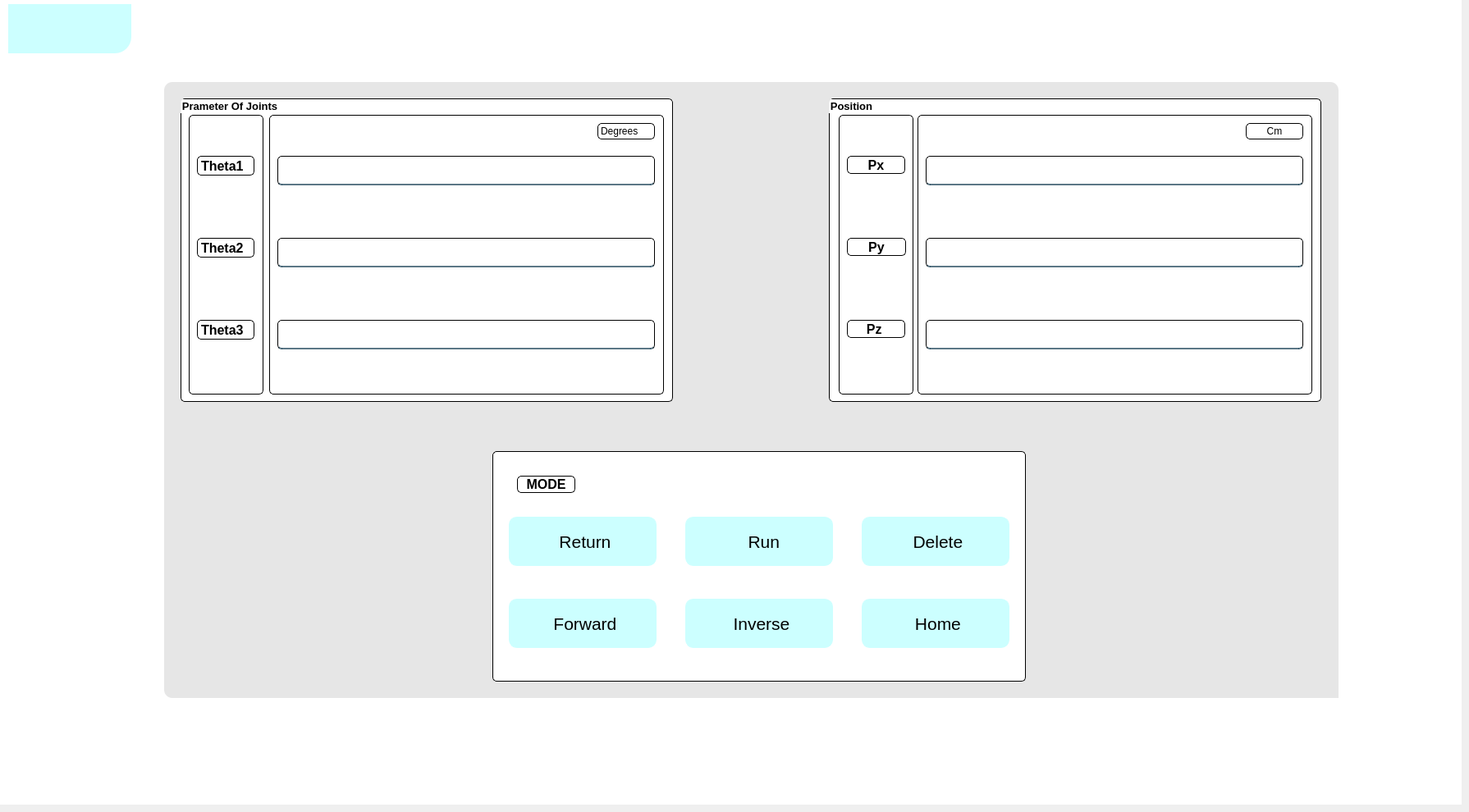
     <widget class="QWidget" name="page_Manual">
      <widget class="QWidget" name="Display_Manual" native="true">
       <property name="geometry">
        <rect>
         <x>0</x>
         <y>0</y>
         <width>1781</width>
         <height>981</height>
        </rect>
       </property>
       <property name="styleSheet">
        <string notr="true">background-color:rgba(255,255,255,255);</string>
       </property>
       <widget class="QPushButton" name="Button_Quaylai_4">
        <property name="geometry">
         <rect>
          <x>10</x>
          <y>5</y>
          <width>150</width>
          <height>60</height>
         </rect>
        </property>
        <property name="minimumSize">
         <size>
          <width>20</width>
          <height>20</height>
         </size>
        </property>
        <property name="maximumSize">
         <size>
          <width>190</width>
          <height>60</height>
         </size>
        </property>
        <property name="autoFillBackground">
         <bool>false</bool>
        </property>
        <property name="styleSheet">
         <string notr="true">QPushButton#Button_Quaylai_4{
   	border-bottom-right-radius :20px;
	font: 75 17pt &quot;MS Shell Dlg 2&quot;;
	
	/*border: 3px solid rgb(230, 230, 230);*/
	color: rgb(0, 0, 0);
	
	background-color: rgb(220, 220, 220);
	background-color: #CCFFFF;

}
QPushButton#Button_Quaylai_4:pressed{
padding-left :2px;
padding-top :2px;

	background-color: #0e71aa;
}
</string>
        </property>
        <property name="text">
         <string/>
        </property>
        <property name="icon">
         <iconset>
          <normaloff>icon/back.png</normaloff>icon/back.png</iconset>
        </property>
        <property name="iconSize">
         <size>
          <width>50</width>
          <height>50</height>
         </size>
        </property>
       </widget>
       <widget class="QFrame" name="frame_13">
        <property name="geometry">
         <rect>
          <x>200</x>
          <y>100</y>
          <width>1431</width>
          <height>751</height>
         </rect>
        </property>
        <property name="styleSheet">
         <string notr="true"> background-color: rgb(230, 230, 230);
 border-radius: 10px;</string>
        </property>
        <property name="frameShape">
         <enum>QFrame::StyledPanel</enum>
        </property>
        <property name="frameShadow">
         <enum>QFrame::Raised</enum>
        </property>
        <widget class="QFrame" name="frame_14">
         <property name="geometry">
          <rect>
           <x>1420</x>
           <y>560</y>
           <width>1421</width>
           <height>901</height>
          </rect>
         </property>
         <property name="styleSheet">
          <string notr="true"> background-color: rgb(230, 230, 230);
 border-radius: 10px;</string>
         </property>
         <property name="frameShape">
          <enum>QFrame::StyledPanel</enum>
         </property>
         <property name="frameShadow">
          <enum>QFrame::Raised</enum>
         </property>
        </widget>
        <widget class="QGroupBox" name="groupBox_2">
         <property name="geometry">
          <rect>
           <x>810</x>
           <y>20</y>
           <width>600</width>
           <height>370</height>
          </rect>
         </property>
         <property name="font">
          <font>
           <pointsize>10</pointsize>
           <weight>75</weight>
           <bold>true</bold>
          </font>
         </property>
         <property name="styleSheet">
          <string notr="true">gridline-color: rgb(0, 0, 0);
 background-color: rgb(255, 255, 255);
selection-color: rgb(85, 170, 255);
border: 1px solid black;
border-radius: 5px;
</string>
         </property>
         <property name="title">
          <string>Position</string>
         </property>
         <widget class="QWidget" name="widget_15" native="true">
          <property name="geometry">
           <rect>
            <x>12</x>
            <y>20</y>
            <width>91</width>
            <height>341</height>
           </rect>
          </property>
          <widget class="QLabel" name="label_7">
           <property name="geometry">
            <rect>
             <x>10</x>
             <y>50</y>
             <width>71</width>
             <height>22</height>
            </rect>
           </property>
           <property name="font">
            <font>
             <pointsize>12</pointsize>
             <weight>75</weight>
             <bold>true</bold>
            </font>
           </property>
           <property name="text">
            <string>Px</string>
           </property>
           <property name="alignment">
            <set>Qt::AlignCenter</set>
           </property>
          </widget>
          <widget class="QLabel" name="label_8">
           <property name="geometry">
            <rect>
             <x>10</x>
             <y>250</y>
             <width>71</width>
             <height>22</height>
            </rect>
           </property>
           <property name="font">
            <font>
             <pointsize>12</pointsize>
             <weight>75</weight>
             <bold>true</bold>
            </font>
           </property>
           <property name="text">
            <string>Pz </string>
           </property>
           <property name="alignment">
            <set>Qt::AlignCenter</set>
           </property>
          </widget>
          <widget class="QLabel" name="label_9">
           <property name="geometry">
            <rect>
             <x>10</x>
             <y>150</y>
             <width>72</width>
             <height>22</height>
            </rect>
           </property>
           <property name="font">
            <font>
             <pointsize>12</pointsize>
             <weight>75</weight>
             <bold>true</bold>
            </font>
           </property>
           <property name="text">
            <string>Py</string>
           </property>
           <property name="alignment">
            <set>Qt::AlignCenter</set>
           </property>
          </widget>
         </widget>
         <widget class="QWidget" name="widget_16" native="true">
          <property name="geometry">
           <rect>
            <x>108</x>
            <y>20</y>
            <width>481</width>
            <height>341</height>
           </rect>
          </property>
          <widget class="QLineEdit" name="Px">
           <property name="geometry">
            <rect>
             <x>10</x>
             <y>50</y>
             <width>460</width>
             <height>36</height>
            </rect>
           </property>
           <property name="font">
            <font>
             <pointsize>12</pointsize>
            </font>
           </property>
           <property name="styleSheet">
            <string notr="true">background-color:rgba(0, 0, 0, 0);

border-bottom:2px solid rgba(46, 82, 101, 200);

padding-bottom:7px;</string>
           </property>
           <property name="alignment">
            <set>Qt::AlignCenter</set>
           </property>
          </widget>
          <widget class="QLineEdit" name="Py">
           <property name="geometry">
            <rect>
             <x>10</x>
             <y>150</y>
             <width>460</width>
             <height>36</height>
            </rect>
           </property>
           <property name="font">
            <font>
             <pointsize>12</pointsize>
            </font>
           </property>
           <property name="styleSheet">
            <string notr="true">background-color:rgba(0, 0, 0, 0);

border-bottom:2px solid rgba(46, 82, 101, 200);
color:rgba(0, 0, 0, 240);
padding-bottom:7px;</string>
           </property>
           <property name="alignment">
            <set>Qt::AlignCenter</set>
           </property>
          </widget>
          <widget class="QLineEdit" name="Pz">
           <property name="geometry">
            <rect>
             <x>10</x>
             <y>250</y>
             <width>460</width>
             <height>36</height>
            </rect>
           </property>
           <property name="font">
            <font>
             <pointsize>12</pointsize>
            </font>
           </property>
           <property name="styleSheet">
            <string notr="true">background-color:rgba(0, 0, 0, 0);

border-bottom:2px solid rgba(46, 82, 101, 200);
color:rgba(0, 0, 0, 240);
padding-bottom:7px;</string>
           </property>
           <property name="alignment">
            <set>Qt::AlignCenter</set>
           </property>
          </widget>
          <widget class="QLabel" name="label_24">
           <property name="geometry">
            <rect>
             <x>400</x>
             <y>10</y>
             <width>70</width>
             <height>20</height>
            </rect>
           </property>
           <property name="text">
            <string>Cm</string>
           </property>
           <property name="alignment">
            <set>Qt::AlignCenter</set>
           </property>
          </widget>
         </widget>
        </widget>
        <widget class="QGroupBox" name="groupBox">
         <property name="geometry">
          <rect>
           <x>20</x>
           <y>20</y>
           <width>600</width>
           <height>370</height>
          </rect>
         </property>
         <property name="font">
          <font>
           <pointsize>10</pointsize>
           <weight>75</weight>
           <bold>true</bold>
          </font>
         </property>
         <property name="styleSheet">
          <string notr="true">gridline-color: rgb(0, 0, 0);
 background-color: rgb(255, 255, 255);
selection-color: rgb(85, 170, 255);
border: 1px solid black;
border-radius: 5px;

</string>
         </property>
         <property name="title">
          <string>Prameter Of Joints</string>
         </property>
         <widget class="QWidget" name="widget_13" native="true">
          <property name="geometry">
           <rect>
            <x>10</x>
            <y>20</y>
            <width>91</width>
            <height>341</height>
           </rect>
          </property>
          <widget class="QLabel" name="label_2">
           <property name="geometry">
            <rect>
             <x>10</x>
             <y>250</y>
             <width>70</width>
             <height>24</height>
            </rect>
           </property>
           <property name="font">
            <font>
             <pointsize>12</pointsize>
             <weight>75</weight>
             <bold>true</bold>
            </font>
           </property>
           <property name="text">
            <string>Theta3</string>
           </property>
          </widget>
          <widget class="QLabel" name="label_3">
           <property name="geometry">
            <rect>
             <x>10</x>
             <y>150</y>
             <width>70</width>
             <height>24</height>
            </rect>
           </property>
           <property name="font">
            <font>
             <pointsize>12</pointsize>
             <weight>75</weight>
             <bold>true</bold>
            </font>
           </property>
           <property name="text">
            <string>Theta2</string>
           </property>
          </widget>
          <widget class="QLabel" name="label_4">
           <property name="geometry">
            <rect>
             <x>10</x>
             <y>50</y>
             <width>70</width>
             <height>24</height>
            </rect>
           </property>
           <property name="font">
            <font>
             <pointsize>12</pointsize>
             <weight>75</weight>
             <bold>true</bold>
            </font>
           </property>
           <property name="text">
            <string>Theta1</string>
           </property>
          </widget>
         </widget>
         <widget class="QWidget" name="widget_2" native="true">
          <property name="geometry">
           <rect>
            <x>108</x>
            <y>20</y>
            <width>481</width>
            <height>341</height>
           </rect>
          </property>
          <widget class="QLineEdit" name="theta1">
           <property name="geometry">
            <rect>
             <x>10</x>
             <y>50</y>
             <width>460</width>
             <height>36</height>
            </rect>
           </property>
           <property name="font">
            <font>
             <pointsize>12</pointsize>
            </font>
           </property>
           <property name="styleSheet">
            <string notr="true">background-color:rgba(0, 0, 0, 0);

border-bottom:2px solid rgba(46, 82, 101, 200);

padding-bottom:7px;</string>
           </property>
           <property name="alignment">
            <set>Qt::AlignCenter</set>
           </property>
          </widget>
          <widget class="QLineEdit" name="theta2">
           <property name="geometry">
            <rect>
             <x>10</x>
             <y>150</y>
             <width>460</width>
             <height>36</height>
            </rect>
           </property>
           <property name="font">
            <font>
             <pointsize>12</pointsize>
            </font>
           </property>
           <property name="styleSheet">
            <string notr="true">background-color:rgba(0, 0, 0, 0);

border-bottom:2px solid rgba(46, 82, 101, 200);
color:rgba(0, 0, 0, 240);
padding-bottom:7px;</string>
           </property>
           <property name="alignment">
            <set>Qt::AlignCenter</set>
           </property>
          </widget>
          <widget class="QLineEdit" name="theta3">
           <property name="geometry">
            <rect>
             <x>10</x>
             <y>250</y>
             <width>460</width>
             <height>36</height>
            </rect>
           </property>
           <property name="font">
            <font>
             <pointsize>12</pointsize>
            </font>
           </property>
           <property name="styleSheet">
            <string notr="true">background-color:rgba(0, 0, 0, 0);

border-bottom:2px solid rgba(46, 82, 101, 200);
color:rgba(0, 0, 0, 240);
padding-bottom:7px;</string>
           </property>
           <property name="alignment">
            <set>Qt::AlignCenter</set>
           </property>
          </widget>
          <widget class="QLabel" name="label_23">
           <property name="geometry">
            <rect>
             <x>400</x>
             <y>10</y>
             <width>70</width>
             <height>20</height>
            </rect>
           </property>
           <property name="text">
            <string>Degrees</string>
           </property>
          </widget>
         </widget>
        </widget>
        <widget class="QWidget" name="widget_3" native="true">
         <property name="geometry">
          <rect>
           <x>400</x>
           <y>450</y>
           <width>650</width>
           <height>281</height>
          </rect>
         </property>
         <property name="styleSheet">
          <string notr="true">border: 1px solid ;
 background-color: rgb(255, 255, 255);
border-radius: 5px;
</string>
         </property>
         <widget class="QPushButton" name="Return_box">
          <property name="geometry">
           <rect>
            <x>20</x>
            <y>80</y>
            <width>180</width>
            <height>60</height>
           </rect>
          </property>
          <property name="font">
           <font>
            <family>MS Shell Dlg 2</family>
            <pointsize>16</pointsize>
            <weight>9</weight>
            <italic>false</italic>
            <bold>false</bold>
           </font>
          </property>
          <property name="styleSheet">
           <string notr="true">QPushButton#Return_box
{
    border-radius: 10px;
	font: 75 16pt &quot;MS Shell Dlg 2&quot;;
	border: 1px solid #CCFFFF;
	background-color: #CCFFFF;

}

QPushButton#Return_box:pressed{
padding-left :2px;
padding-top :2px;

	background-color:  #0e71aa;
}
QPushButton#Return_box:checked {
background-color:  #0e71aa;

}
</string>
          </property>
          <property name="text">
           <string> Return</string>
          </property>
          <property name="icon">
           <iconset>
            <normaloff>icon/undo.png</normaloff>icon/undo.png</iconset>
          </property>
          <property name="iconSize">
           <size>
            <width>40</width>
            <height>40</height>
           </size>
          </property>
         </widget>
         <widget class="QPushButton" name="forward">
          <property name="geometry">
           <rect>
            <x>20</x>
            <y>180</y>
            <width>180</width>
            <height>60</height>
           </rect>
          </property>
          <property name="font">
           <font>
            <family>MS Shell Dlg 2</family>
            <pointsize>16</pointsize>
            <weight>9</weight>
            <italic>false</italic>
            <bold>false</bold>
           </font>
          </property>
          <property name="styleSheet">
           <string notr="true">QPushButton#forward
{
    border-radius: 10px;
	font: 75 16pt &quot;MS Shell Dlg 2&quot;;
	border: 1px solid #CCFFFF;
	background-color: #CCFFFF;

}

QPushButton#forward:pressed{
padding-left :2px;
padding-top :2px;

	background-color:  #0e71aa;
}
QPushButton#forward:checked {
background-color:  #0e71aa;

}
</string>
          </property>
          <property name="text">
           <string> Forward</string>
          </property>
          <property name="icon">
           <iconset>
            <normaloff>icon/robotics.png</normaloff>icon/robotics.png</iconset>
          </property>
          <property name="iconSize">
           <size>
            <width>40</width>
            <height>40</height>
           </size>
          </property>
         </widget>
         <widget class="QPushButton" name="Run">
          <property name="geometry">
           <rect>
            <x>235</x>
            <y>80</y>
            <width>180</width>
            <height>60</height>
           </rect>
          </property>
          <property name="font">
           <font>
            <family>MS Shell Dlg 2</family>
            <pointsize>16</pointsize>
            <weight>9</weight>
            <italic>false</italic>
            <bold>false</bold>
           </font>
          </property>
          <property name="styleSheet">
           <string notr="true">QPushButton#Run
{
    border-radius: 10px;
	font: 75 16pt &quot;MS Shell Dlg 2&quot;;
	border: 1px solid #CCFFFF;
	background-color: #CCFFFF;

}

QPushButton#Run:pressed{
padding-left :2px;
padding-top :2px;

	background-color:  #0e71aa;
}
QPushButton#Run:checked {
background-color:  #0e71aa;

}
</string>
          </property>
          <property name="text">
           <string>  Run</string>
          </property>
          <property name="icon">
           <iconset>
            <normaloff>icon/play.png</normaloff>icon/play.png</iconset>
          </property>
          <property name="iconSize">
           <size>
            <width>40</width>
            <height>40</height>
           </size>
          </property>
         </widget>
         <widget class="QPushButton" name="Inverse">
          <property name="geometry">
           <rect>
            <x>235</x>
            <y>180</y>
            <width>180</width>
            <height>60</height>
           </rect>
          </property>
          <property name="font">
           <font>
            <family>MS Shell Dlg 2</family>
            <pointsize>16</pointsize>
            <weight>9</weight>
            <italic>false</italic>
            <bold>false</bold>
           </font>
          </property>
          <property name="styleSheet">
           <string notr="true">QPushButton#Inverse
{
    border-radius: 10px;
	font: 75 16pt &quot;MS Shell Dlg 2&quot;;
	border: 1px solid #CCFFFF;
	background-color: #CCFFFF;

}

QPushButton#Inverse:pressed{
padding-left :2px;
padding-top :2px;

	background-color:  #0e71aa;
}
QPushButton#Inverse:checked {
background-color:  #0e71aa;

}
</string>
          </property>
          <property name="text">
           <string> Inverse</string>
          </property>
          <property name="icon">
           <iconset>
            <normaloff>icon/robotics.png</normaloff>icon/robotics.png</iconset>
          </property>
          <property name="iconSize">
           <size>
            <width>40</width>
            <height>40</height>
           </size>
          </property>
         </widget>
         <widget class="QPushButton" name="Delete">
          <property name="geometry">
           <rect>
            <x>450</x>
            <y>80</y>
            <width>180</width>
            <height>60</height>
           </rect>
          </property>
          <property name="font">
           <font>
            <family>MS Shell Dlg 2</family>
            <pointsize>16</pointsize>
            <weight>9</weight>
            <italic>false</italic>
            <bold>false</bold>
           </font>
          </property>
          <property name="styleSheet">
           <string notr="true">QPushButton#Delete
{
    border-radius: 10px;
	font: 75 16pt &quot;MS Shell Dlg 2&quot;;
	border: 1px solid #CCFFFF;
	background-color: #CCFFFF;

}

QPushButton#Delete:pressed{
padding-left :2px;
padding-top :2px;

	background-color:  #0e71aa;
}
QPushButton#Delete:checked {
background-color:  #0e71aa;

}
</string>
          </property>
          <property name="text">
           <string> Delete</string>
          </property>
          <property name="icon">
           <iconset>
            <normaloff>icon/delete.png</normaloff>icon/delete.png</iconset>
          </property>
          <property name="iconSize">
           <size>
            <width>40</width>
            <height>40</height>
           </size>
          </property>
         </widget>
         <widget class="QPushButton" name="home">
          <property name="geometry">
           <rect>
            <x>450</x>
            <y>180</y>
            <width>180</width>
            <height>60</height>
           </rect>
          </property>
          <property name="font">
           <font>
            <family>MS Shell Dlg 2</family>
            <pointsize>16</pointsize>
            <weight>9</weight>
            <italic>false</italic>
            <bold>false</bold>
           </font>
          </property>
          <property name="styleSheet">
           <string notr="true">QPushButton#home
{
    border-radius: 10px;
	font: 75 16pt &quot;MS Shell Dlg 2&quot;;
	border: 1px solid #CCFFFF;
	background-color: #CCFFFF;

}

QPushButton#home:pressed{
padding-left :2px;
padding-top :2px;

	background-color:  #0e71aa;
}
QPushButton#home:checked {
background-color:  #0e71aa;

}
</string>
          </property>
          <property name="text">
           <string> Home</string>
          </property>
          <property name="icon">
           <iconset>
            <normaloff>icon/home-button.png</normaloff>icon/home-button.png</iconset>
          </property>
          <property name="iconSize">
           <size>
            <width>40</width>
            <height>40</height>
           </size>
          </property>
         </widget>
         <widget class="QLabel" name="label_5">
          <property name="geometry">
           <rect>
            <x>30</x>
            <y>30</y>
            <width>71</width>
            <height>21</height>
           </rect>
          </property>
          <property name="font">
           <font>
            <pointsize>12</pointsize>
            <weight>75</weight>
            <bold>true</bold>
           </font>
          </property>
          <property name="text">
           <string>MODE</string>
          </property>
          <property name="alignment">
           <set>Qt::AlignCenter</set>
          </property>
         </widget>
        </widget>
       </widget>
      </widget>
     </widget>
